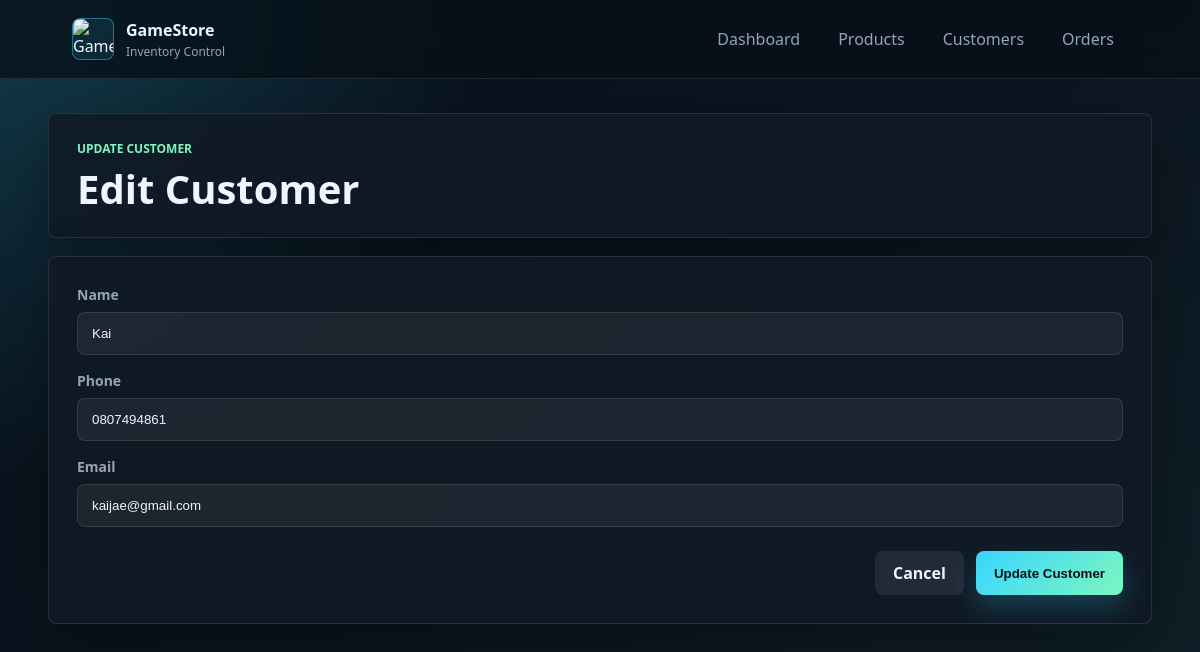
The page /edit_customer/7 on the database its author committed.
### tables this page shows
CREATE TABLE customers (
    customer_id INTEGER PRIMARY KEY AUTOINCREMENT,
    name TEXT NOT NULL,
    phone TEXT,
    email TEXT UNIQUE
);

### app.py (the view, shortened to what this page needs)
@app.route('/edit_customer/<int:id>', methods=['GET', 'POST'])
def edit_customer(id):
    conn = get_db_connection()
    customer = conn.execute('''
        SELECT * FROM customers
        WHERE customer_id = ?
    ''', (id,)).fetchone()
    error = None
    conn.close()
    return render_template(
        'edit_customer.html',
        customer=customer,
        error=error
    )

### app.py (called while the page is built)
def get_db_connection():
    conn = sqlite3.connect(app.config['DATABASE'])
    conn.row_factory = sqlite3.Row
    return conn

### templates/edit_customer.html (shortened to what this page needs)
{% extends 'base.html' %}
{% block content %}
<div class="page-header">
    <div>
        <p class="eyebrow">Update Customer</p>
        <h1>Edit Customer</h1>
    </div>
</div>
<form class="form-panel" method="post">
    <label>
        Name
        <input name="name" value="{{ customer.name }}" required>
    </label>
    <label>
        Phone
        <input name="phone" value="{{ customer.phone }}">
    </label>
    <label>
        Email
        <input name="email" type="email" value="{{ customer.email }}">
    </label>
    <div class="form-actions">
        <a class="btn ghost" href="/customers">Cancel</a>
        <button type="submit">Update Customer</button>
    </div>
</form>
{% endblock %}

### static/style.css (style rules this page uses)
:root { --bg: #071018; --panel: #101a25; --text: #edf6ff; --muted: #92a6b8; --line: rgba(255, 255, 255, 0.1); --cyan: #39d5ff; --green: #7cf7bf; --red: #ff6b7a; --shadow: 0 22px 60px rgba(0, 0, 0, 0.34); }
* { box-sizing: border-box; }
body { margin: 0; min-height: 100vh; color: var(--text); font-family: "Segoe UI", Arial, sans-serif; background: radial-gradient(circle at top left, rgba(57, 213, 255, 0.22), transparent 34%), linear-gradient(135deg, #071018 0%, #0b1420 48%, #102027 100%); }
a { color: inherit; }
.hero, .page-header, .form-panel, .table-wrap, .card { border: 1px solid var(--line); border-radius: 8px; background: rgba(16, 26, 37, 0.88); box-shadow: var(--shadow); }
.hero h1, .page-header h1 { margin: 0; font-size: 40px; line-height: 1.1; }
.eyebrow { margin: 0 0 10px; color: var(--green); font-size: 12px; font-weight: 800; text-transform: uppercase; }
.page-header { display: flex; align-items: center; justify-content: space-between; gap: 16px; padding: 26px 28px; margin-bottom: 18px; }
.btn, button { display: inline-flex; align-items: center; justify-content: center; min-height: 44px; padding: 0 18px; border: 0; border-radius: 8px; color: #041018; background: linear-gradient(135deg, var(--cyan), var(--green)); font-weight: 800; text-decoration: none; cursor: pointer; box-shadow: 0 12px 28px rgba(57, 213, 255, 0.22); }
.btn.ghost { color: var(--text); background: rgba(255, 255, 255, 0.08); box-shadow: none; }
.form-panel { display: grid; gap: 16px; padding: 28px; }
label { color: var(--muted); font-size: 14px; font-weight: 700; }
input, select { width: 100%; margin-top: 8px; padding: 13px 14px; border: 1px solid var(--line); border-radius: 8px; color: var(--text); background: rgba(255, 255, 255, 0.06); outline: none; }
.form-actions { display: flex; justify-content: flex-end; gap: 12px; margin-top: 8px; }

### rows shown on the page
customers: name "Kai", phone "0807494861", email "kaijae@gmail.com"
